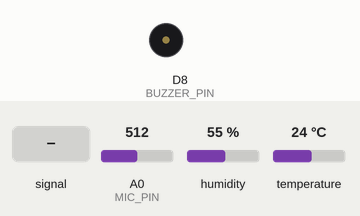
Recording of a sketch running on a simulated Arduino Uno R4 WiFi. On the bench: buzzer (waves = sounding, pin HIGH). The inputs (shaded band) are chosen by the test bench; at power-on: A0 (MIC_PIN) = 512, humidity 55 %, temperature 24 °C. WiFi joins after 1.5 s; servers stay silent unless stated; what the sketch prints to the serial monitor is not drawn.

Above: at 5.2 s.
5.3 s: A0 (MIC_PIN) fed a 200 Hz sine of ±81 counts around its level
At 8.84 s:
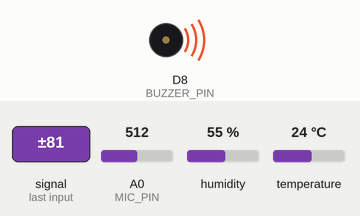
Timing chart, 0 to 17.4 s (numbered marks = the images above; inputs shaded):
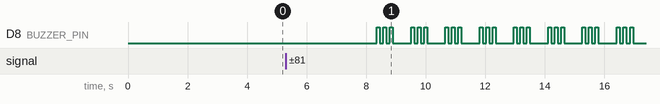

The sketch:

tamannaCode.ino
```cpp
#include <WiFiS3.h>
#include <DHT.h>

/* ---------------- PIN DEFINITIONS ---------------- */
#define MIC_PIN A0
#define DHT_PIN 3
#define BUZZER_PIN 8
#define DHT_TYPE DHT11

DHT dht(DHT_PIN, DHT_TYPE);
WiFiClient client;

/* ---------------- WIFI & CLOUD ---------------- */
const char* ssid = "Lobley";
const char* password = "12345678";
const char* server = "api.thingspeak.com";
const char* apiKey = "0204GER5UFVPCWP0";
/* ---------------- THRESHOLDS ---------------- */
const float TEMP_HIGH = 24.0;
const float TEMP_LOW  = 18.0;
const float HUM_HIGH  = 70.0;
const float HUM_LOW   = 30.0;

/* ---------------- SOUND DETECTION ---------------- */
const int SOUND_THRESHOLD = 10;
const int SAMPLE_WINDOW = 100;
const int BUFFER_SIZE = 12;
const unsigned long CRY_COOLDOWN = 8000;
const int CRY_CONFIDENCE = 7;

/* ---------------- STATE ---------------- */
int soundBuffer[BUFFER_SIZE];
int bufIndex = 0;
bool cryDetected = false;
bool buzzerActive = false;
unsigned long lastCryTime = 0;
unsigned long lastUpload = 0;
unsigned long lastDHTRead = 0;

float lastTemp = 23.0;
float lastHum = 50.0;
int dhtFailCount = 0;

enum AlertLevel { NORMAL, WARNING, CRITICAL };
AlertLevel currentAlert = NORMAL;

/* ---------------- SETUP ---------------- */
void setup() {
  Serial.begin(115200);
  while (!Serial);
  delay(500);

  pinMode(BUZZER_PIN, OUTPUT);
  digitalWrite(BUZZER_PIN, LOW);

  dht.begin();
  delay(2000);

  for (int i = 0; i < BUFFER_SIZE; i++) {
    soundBuffer[i] = 0;
  }

  Serial.println("========================================");
  Serial.println("  Baby Monitor System v2.0");
  Serial.println("========================================");

  connectWiFi();

  Serial.println("\nSound Detection Levels:");
  Serial.println("  0-5   = Silence/Background");
  Serial.println("  5-9  = Talking/Movement");
  Serial.println("  10-15 = Baby fussing/Crying");
  Serial.println("  15+   = Loud crying/Distress");
  Serial.println("========================================\n");
}

/* ---------------- MAIN LOOP ---------------- */
void loop() {
  // Read sound continuously
  int sound = readSoundLevel();
  bool crying = detectCry(sound);

  // Read DHT only every 2 seconds
  if (millis() - lastDHTRead >= 2000 && !buzzerActive) {
    float temp = dht.readTemperature();
    float hum = dht.readHumidity();

    if (!isnan(temp) && !isnan(hum)) {
      lastTemp = temp;
      lastHum = hum;
      dhtFailCount = 0;
    } else {
      dhtFailCount++;
      if (dhtFailCount > 5) {
        Serial.println("WARNING: DHT sensor unstable");
        dhtFailCount = 0;
      }
    }
    lastDHTRead = millis();
  }

  // Display status
  Serial.print("Sound: ");
  Serial.print(sound);
  Serial.print(" | Temp: ");
  Serial.print(lastTemp, 1);
  Serial.print("C | Hum: ");
  Serial.print(lastHum, 1);
  Serial.print("% | Cry: ");
  Serial.println(crying ? "YES ⚠️" : "NO");

  // Evaluate and handle alerts
  currentAlert = evaluate(lastTemp, lastHum, crying);
  handleAlert(currentAlert, crying);

  // Upload to cloud every 20 seconds
  if (millis() - lastUpload > 20000) {
    uploadToThingSpeak(lastTemp, lastHum, sound, crying);
    lastUpload = millis();
  }

  delay(500);
}

/* ---------------- WIFI ---------------- */
void connectWiFi() {
  Serial.print("Connecting to WiFi");
  WiFi.begin(ssid, password);
  int tries = 0;

  while (WiFi.status() != WL_CONNECTED && tries < 30) {
    Serial.print(".");
    delay(500);
    tries++;
  }

  if (WiFi.status() == WL_CONNECTED) {
    Serial.println("\n✓ WiFi Connected!");
    Serial.print("  IP Address: ");
    Serial.println(WiFi.localIP());
  } else {
    Serial.println("\n✗ WiFi Failed - Will retry");
  }
}

/* ---------------- SOUND DETECTION ---------------- */
int readSoundLevel() {
  if (buzzerActive) return 0;

  unsigned long start = millis();
  int maxV = 0, minV = 1023;

  while (millis() - start < SAMPLE_WINDOW) {
    int sample = analogRead(MIC_PIN);
    maxV = max(maxV, sample);
    minV = min(minV, sample);
    delayMicroseconds(100);
  }

  return maxV - minV;
}

/* ---------------- CRY DETECTION ---------------- */
bool detectCry(int sound) {
  soundBuffer[bufIndex] = sound;
  bufIndex = (bufIndex + 1) % BUFFER_SIZE;

  int sum = 0;
  int highCount = 0;
  int veryHighCount = 0;

  for (int i = 0; i < BUFFER_SIZE; i++) {
    sum += soundBuffer[i];
    if (soundBuffer[i] > SOUND_THRESHOLD) highCount++;
    if (soundBuffer[i] > SOUND_THRESHOLD * 2) veryHighCount++;
  }

  int avg = sum / BUFFER_SIZE;
  unsigned long now = millis();

  bool loudSustained = (avg > SOUND_THRESHOLD && highCount >= CRY_CONFIDENCE);
  bool veryLoud = (veryHighCount >= 3);

  if ((loudSustained || veryLoud) && !cryDetected) {
    if (now - lastCryTime > CRY_COOLDOWN) {
      cryDetected = true;
      lastCryTime = now;
      Serial.println("\n*** CRY DETECTED BY EDGE AI ***");
      Serial.print("    Avg: "); Serial.print(avg);
      Serial.print(" | High readings: "); Serial.print(highCount);
      Serial.print("/"); Serial.println(BUFFER_SIZE);
    }
  }
  else if (avg < SOUND_THRESHOLD * 0.4 && highCount < 3) {
    cryDetected = false;
  }

  return cryDetected;
}

/* ---------------- ALERT EVALUATION ---------------- */
AlertLevel evaluate(float t, float h, bool cry) {
  if (cry) return CRITICAL;
  if (t > TEMP_HIGH || t < TEMP_LOW) return CRITICAL;
  if (h > HUM_HIGH || h < HUM_LOW) return WARNING;
  return NORMAL;
}

void handleAlert(AlertLevel level, bool cry) {
  if (level == CRITICAL) {
    if (cry) {
      soundAlarm(3, 100);
    } else {
      soundAlarm(2, 200);
    }
  } else if (level == WARNING) {
    soundAlarm(1, 150);
  }
}

/* ---------------- BUZZER ---------------- */
void soundAlarm(int beeps, int duration) {
  buzzerActive = true;

  for (int i = 0; i < beeps; i++) {
    digitalWrite(BUZZER_PIN, HIGH);
    delay(duration);
    digitalWrite(BUZZER_PIN, LOW);

    if (i < beeps - 1) {
      delay(120);
    }
  }

  buzzerActive = false;
}

/* ---------------- THINGSPEAK UPLOAD ---------------- */
void uploadToThingSpeak(float t, float h, int s, bool cry) {
  if (WiFi.status() != WL_CONNECTED) {
    Serial.println("⚠ WiFi disconnected - reconnecting...");
    connectWiFi();
    return;
  }

  String url = "/update?api_key=";
  url += apiKey;
  url += "&field1=";
  url += String(t, 2);
  url += "&field2=";
  url += String(h, 2);
  url += "&field3=";
  url += String(s);
  url += "&field4=";
  url += (cry ? "1" : "0");


  if (client.connect(server, 80)) {
    client.print("GET ");
    client.print(url);
    client.println(" HTTP/1.1");
    client.print("Host: ");
    client.println(server);
    client.println("Connection: close");
    client.println();

    delay(500);

    while (client.available()) {
      String line = client.readStringUntil('\r');
      if (line.indexOf("200 OK") > 0) {
        Serial.println("✓ Data uploaded successfully!");
      }
    }

    client.stop();
  } else {
    Serial.println("✗ ThingSpeak connection failed");
  }
}
```

Measured:
- after the input at 5.3 s, D8 (BUZZER_PIN): LOW → HIGH after 3.1 s, then repeats every 1.2 s: 2 × (LOW 0.12 s, HIGH 0.10 s), LOW 0.62 s, HIGH 0.10 s
